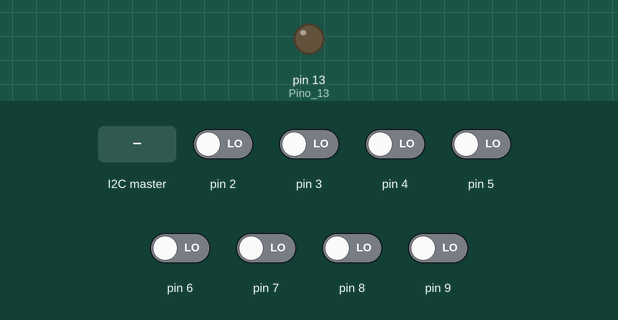
Simulated run of this sketch. Board: Arduino Uno, built with avr-gcc and run on an emulated ATmega328P. Shown: output pins drawn as LEDs (lit = HIGH). Inputs (shaded band) come from the test bench; at power-on: pin 2–9 LOW.

Above: at 1.2 s.
1.3 s: the I2C master sends the byte 2
At 1.8 s:
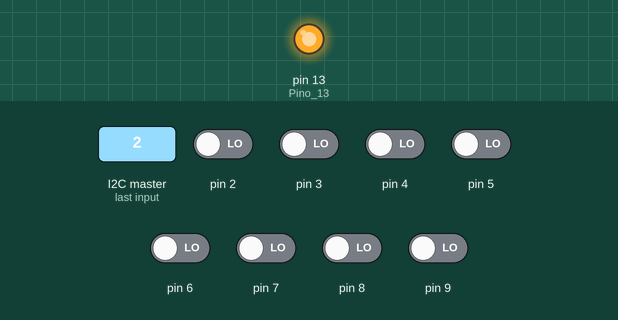
2.8 s: the I2C master sends the byte 1
At 4.1 s:
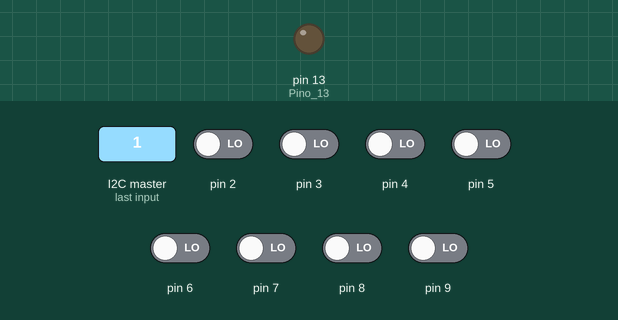
Timing chart, 0 to 5.8 s (numbered marks = the images above; inputs shaded):
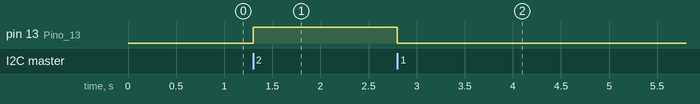

Measured:
- after the input at 1.3 s, pin 13 (Pino_13): LOW → HIGH at once
- after the input at 2.8 s, pin 13 (Pino_13): HIGH → LOW at once

The sketch:

teste1_i2c.ino
```cpp
/*
  06/06/2018 - IFSP EBOT Piracicaba

  Arduino em modo slave i2c - responsavel pela leitura dos sensores
  de infravermelho e envio para o bloco mestre (lego ev3) via i2c

  Mestre -> bloco ev3 com linux ev3dev (software de controle em python)
  Escravo -> Arduino executando este código
*/


#include <Wire.h>

#define SLAVE_ADDRESS 0x04  // endereço escolhido 0x04 - pode ser alterado (no ev3 tambem)
//  I2C Pinouts - Arduino Uno
//  SDA -> A4 - Fio Amarelo do Cabo LEGO
//  SCL -> A5 - Fio Azul do cabo LEGO

#define DEBUG true

String data_send = "00000000";      // Var global que será enviada com os dados para o mestre
boolean leitura = false;

void setup()
{
  //if (DEBUG) Serial.begin(9600);  // Envio pela serial para debug no desenvolvimento
  Serial.begin(9600);
  Wire.begin(SLAVE_ADDRESS);        // Endereço i2c
  Wire.onReceive(receiveData);      // Funcao executada quando chega dado do mestre
  Wire.onRequest(sendData);         // Funcao executada para responder ao mestre
  for (int i = 2; i < 10; i++)
  {
    pinMode(i, INPUT);              // Declarando os pinos (2 a 10) como entrada- sensor IF
  }
  pinMode(13, OUTPUT);              // Pino 13 (LED) para testes
}

void loop()
{
  //delay(100);                       // TODO - Tirar ou reduzir o delay
  le_sensores();
  delay(10);
}

void le_sensores()
{
    for (int i=2; i<10; i++)        // Lê todos os sensores
    {
      int b = digitalRead(i);
      data_send[i-2] = b;
    }
    //Serial.println(data_send);
}

void receiveData(int byteCount)
{
  int i = 0;
  while (Wire.available())
  {
    char leitura = Wire.read();
    if ( leitura == '1' )
    {
      Serial.println("antes do le_sensores");

    }
    else if ( leitura == 2 )
    {
      digitalWrite(13, HIGH);
    }
    else if (leitura == 3 )
    {
      digitalWrite(13, LOW);
    }
    else
    {
      digitalWrite(13, LOW);
    }
  }
}

void sendData()
{
  for (int i=0; i<8; i++)
  {
    Wire.write(data_send[i]);
  }
}
```
